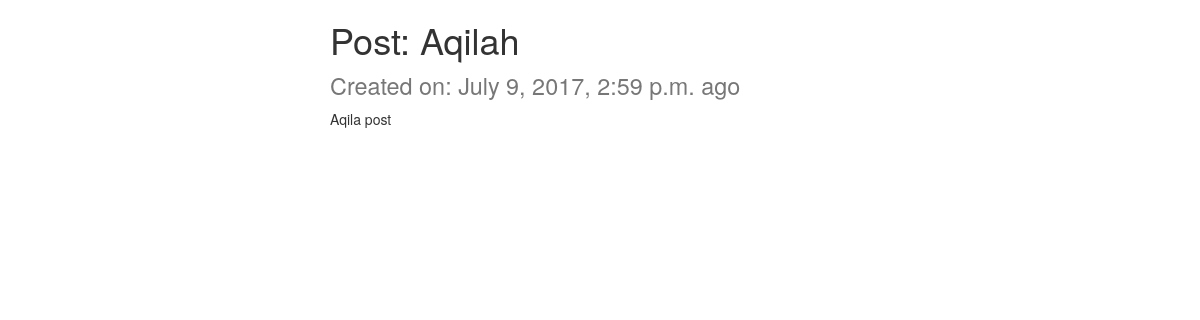
The app's page /1/, older data.
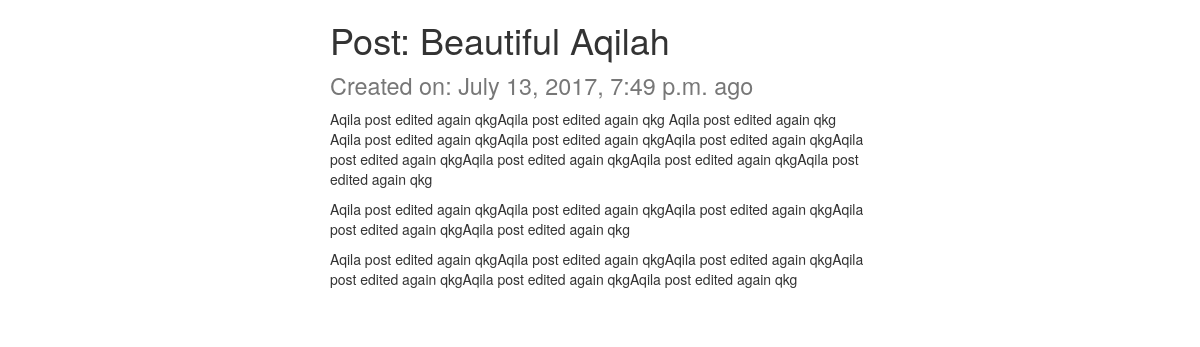
The same page, newer data.
### qrcblog/models.py (models this page shows, shortened)
class Post(models.Model):
    title = models.CharField(max_length=120)
    image = models.ImageField(upload_to=upload_location,
            null=True, blank=True,
            height_field="height_field",
            width_field="width_field")
    height_field = models.IntegerField(default=0)
    width_field = models.IntegerField(default=0)
    body = models.TextField()
    timestamp = models.DateTimeField(auto_now=True, auto_now_add=False)
    updated = models.DateTimeField(auto_now=False, auto_now_add=True)
    class Meta:
        ordering = ["-timestamp", "-updated"]

### qrcblog/views.py (the view)
# urls.py: url(r'^(?P<id>\d+)/$', post_detail, name='detail'),
def post_detail(request, id): #retrieve
    instance = get_object_or_404(Post, id=id)
    context = {
        "title": "Detail",
        "instance": instance
    }
    return render(request, "post_detail.html", context)

### templates/post_detail.html (shortened to what this page needs)
{% extends "base.html" %}
{% block content %}
  <div class="col-sm-6 col-sm-offset-3">
    <h1>Post: {{instance.title}}<br> <small>Created on: {{instance.timestamp}} ago<br></small></h1>
    {{ instance.body | linebreaks }}<br>
  </div>
{% endblock %}

### templates/base.html (shortened to what this page needs)
{% load staticfiles %}
<!DOCTYPE html>
<html>
  <head>
    <link rel="stylesheet" href='{% static "css/base.css" %}' />
    <link rel="stylesheet" href="https://maxcdn.bootstrapcdn.com/bootstrap/3.3.7/css/bootstrap.min.css"
>
    <link rel="stylesheet" href="https://maxcdn.bootstrapcdn.com/bootstrap/3.3.7/css/bootstrap-theme.min.css"
>
  </head>
  <body>
    <div class="container">
      {% block content  %}
      {% endblock content %}
    </div>
  </body>
</html>

### static/css/base.css (style rules this page uses)
h1 { color: #777777; }

Row changes from the older to the newer data that the page shows:
changed Post: title "Aqilah" → "Beautiful Aqilah"; timestamp "July 9, 2017, 2:59 p.m." → "July 13, 2017, 7:49 p.m."; body "Aqila post" → "Aqila post edited again qkgAqila post edited again qkg Aqila post edited again qkg Aqila post edited again qkgAqila post edited again qkgAqila post edited again qkgAqila post edited again qkgAqila post edited again qkgAqila post edited again qkgAqila post edited again qkg Aqila post edited again qkgAqila post edited again qkgAqila post edited again qkgAqila post edited again qkgAqila post edited again qkg Aqila post edited again qkgAqila post edited again qkgAqila post edited again qkgAqila post edited again qkgAqila post edited again qkgAqila post edited again qkg"
